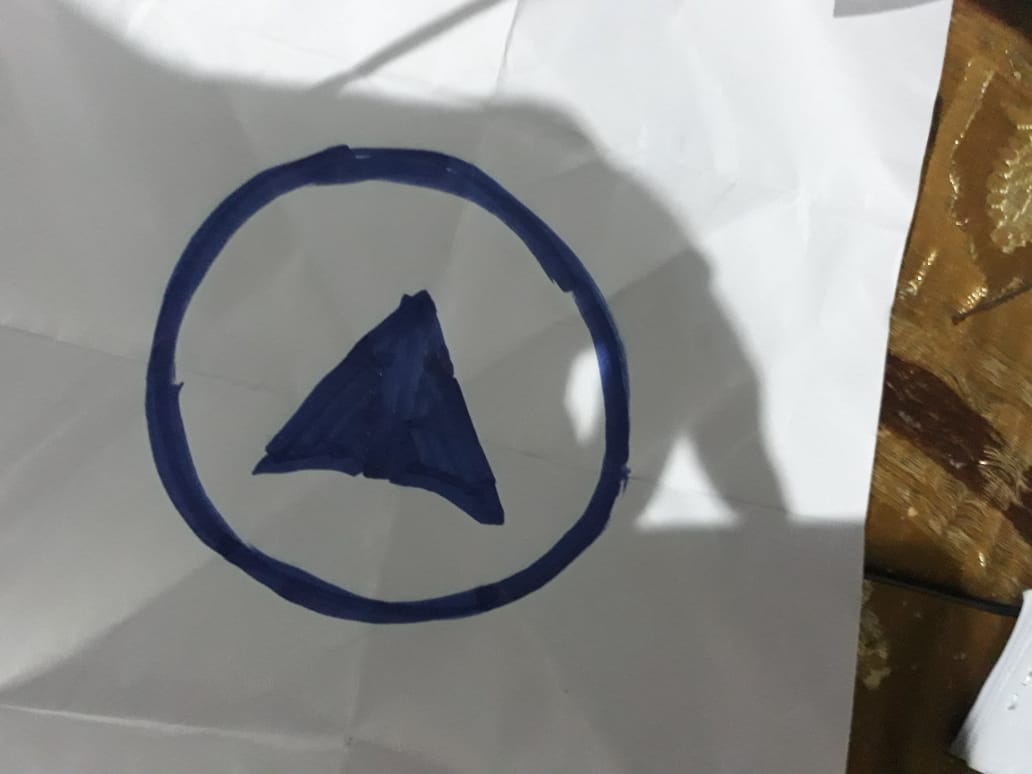
#> input picture decrypt-escape-room-terminal/snapshot.jpeg, 1032 x 774 px
$ python ascii.py
#> lines starting #> are read from the running program, lines starting #| are printed output that depends on the picture
import sys, random, argparse
import numpy as np
import math
import cv2

gscale1 = "$@B%8&WM#*oahkbdpqwmZO0QLCJUYXzcvunxrjft/\|()1{}[]?-_+~<>i!lI;:,\"^`'. "
gscale2 = '@%#*+=-:. '
gscale3 = '█▓▒░ '

def get_average_l(image):
    # Given PIL Image, return average value of grayscale value
    w,h = image.shape[:2]
    if len(image.shape) == 3:
        d = image.shape[-1]
    else:
        d = 1
    return np.average(image.reshape(w*h*d))


def covert_image_to_ascii(file_name, cols, scale, gshade):
#> called with file_name = 'snapshot.jpeg', cols = 100, gshade = '█▓▒░ '
    image = cv2.imread(file_name, 0)
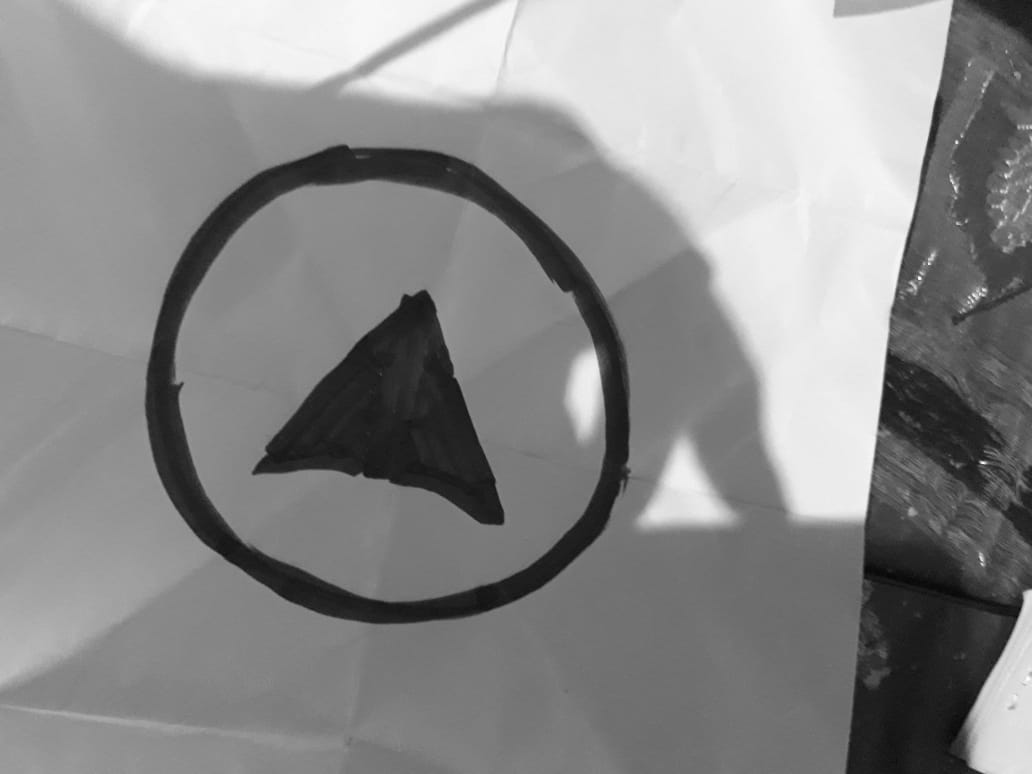
#> image: shape (774, 1032); min 3, max 255, mean 137.5
    return frame_to_ascii_art(image, cols, scale, gshade)

def frame_to_ascii_art(image, cols, scale, gshade):
    """
    Given Image and dims (rows, cols) returns an m*n list of Images
    """
#> called with cols = 100, gshade = '█▓▒░ '
    global gscale1, gscale2

    W, H = image.shape[0], image.shape[1]
#> W = 774; H = 1032
    scale = W/H if scale == None else scale
#> scale = 0.75

    w = W/cols
#> w = 7.74

    h = w/scale
#> h = 10.32
    rows = int(H/h)
#> rows = 100

    if cols > W or rows > H:
        return

    aimg = []
    for j in range(rows):
        y1 = int(j*h)
        y2 = int((j+1)*h)

        if j == rows-1:
            y2 = H
        aimg.append("")

        for i in range(cols):
            x1 = int(i*w)
            x2 = int((i+1)*w)
            if i == cols-1:
                x2 = W


            img = image[x1 : x2, y1 : y2]
            avg = int(get_average_l(img))

            gshade_v = gshade[int((avg*(len(gshade)-1))/255)]
            aimg[j] += gshade_v
    return aimg

if __name__ == "__main__":
    img = covert_image_to_ascii('snapshot.jpeg', 100, None, gscale3)
    img = '\n'.join(img)
    print(img)
